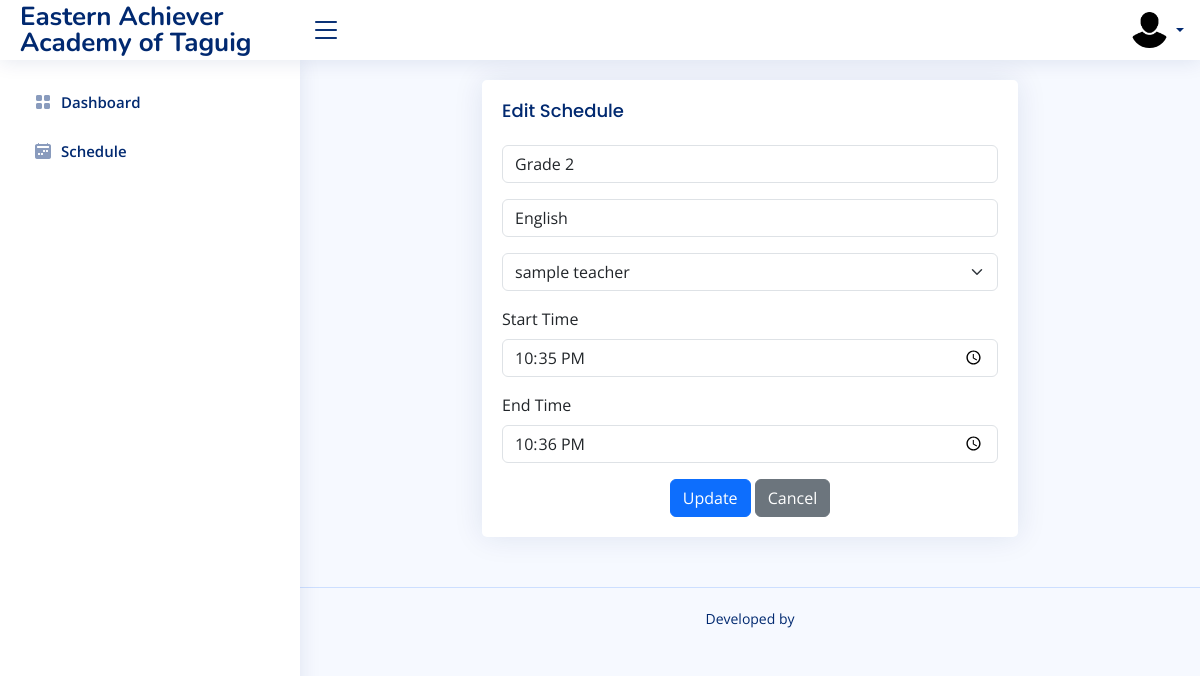
The page /registrar/edit_schedule.php?id=3 (signed in) on the database its author committed.
### tables this page shows
CREATE TABLE `schedules` (
  `id` int(11) NOT NULL,
  `grade_level` varchar(50) NOT NULL,
  `subject_name` varchar(100) NOT NULL,
  `teacher_id` int(11) NOT NULL,
  `start_time` time NOT NULL,
  `end_time` time NOT NULL
);

### registrar/edit_schedule.php (the view, shortened to what this page needs)
<?php
include 'config.php';
$registrar_id = $_SESSION['registrar_id'];
if(!isset($registrar_id)){
   header('location:login.php');
}
else{
?>
<!DOCTYPE html>
<html lang="en">
<head>
  <?php include 'asset.php';?>
</head>
<body>
<?php
    include 'header.php';
    include 'sidebar.php';
    if(isset($_GET['id'])) {
        $schedule_id = $_GET['id'];
        $sql = "SELECT * FROM schedules WHERE id = :schedule_id";
        $query = $conn->prepare($sql);
        $query->bindParam(':schedule_id', $schedule_id, PDO::PARAM_INT);
        $query->execute();
        $schedule = $query->fetch(PDO::FETCH_ASSOC);
    }
?>
<main id="main" class="main">
    <div class="container">
    <div class="row justify-content-center">
      <div class="col-md-8">
        <div class="card">
            <div class="card-body">
                <h5 class="card-title">Edit Schedule</h5>
                <form class="row g-3"  method="post" name="edit_schedule">
                    <div class="col-md-12">
                        <input type="text" class="form-control" placeholder="Grade Level" name="grade_level" value="<?php echo $schedule['grade_level']; ?>">
                    </div>
                    <div class="col-md-12">
                        <input type="text" class="form-control" placeholder="Subject Name" name="subject_name" value="<?php echo $schedule['subject_name']; ?>">
                    </div>
                    <div class="col-md-12">
                        <select id="teacher" class="form-select" name="teacher_id" required>
                            <?php
                                $sql = "SELECT * FROM users WHERE role = 'teacher'";
                                $result = $conn->query($sql);
                                while($row = $result->fetch(PDO::FETCH_ASSOC)) {
                                    $selected = ($row['id'] == $schedule['teacher_id']) ? "selected" : "";
                                    echo "<option value='" . $row['id'] . "' $selected>" . $row['first_name'] . " " . $row['last_name'] . "</option>";
                                }
                            ?>
                        </select>
                    </div>
                    <div class="col-md-12">
                        <label for="start_time" class="form-label">Start Time</label>
                        <input type="time" class="form-control" id="start_time" name="start_time" value="<?php echo $schedule['start_time']; ?>" required>
                    </div>
                    <div class="col-md-12">
                        <label for="end_time" class="form-label">End Time</label>
                        <input type="time" class="form-control" id="end_time" name="end_time" value="<?php echo $schedule['end_time']; ?>" required>
                    </div>
                    <div class="text-center">
                        <button type="submit" class="btn btn-primary" name="edit_schedule">Update</button>
                        <a href="schedule.php" class="btn btn-secondary">Cancel</a>
                    </div>
                </form>
                </div>
        </div>
            </div>
        </div>
    </div>
</main>
<?php
    include 'footer.php';
?>
</body>
</html>
<?php } ?>

### assets/css/style.css (style rules this page uses)
:root { scroll-behavior: smooth; }
body { font-family: "Open Sans", sans-serif; background: #f6f9ff; color: #444444; }
a { color: #4154f1; text-decoration: none; }
h1, h2, h3, h4, h5, h6 { font-family: "Nunito", sans-serif; }
#main { margin-top: 60px; padding: 20px 30px; transition: all 0.3s; }
.card { margin-bottom: 30px; border: none; border-radius: 5px; box-shadow: 0px 0 30px rgba(1, 41, 112, 0.1); }
.card-title { padding: 20px 0 15px 0; font-size: 18px; font-weight: 500; color: #012970; font-family: "Poppins", sans-serif; }
.card-body { padding: 0 20px 20px 20px; }
@media (min-width: 1200px) { #main, #footer { margin-left: 300px; } }

### rows shown on the page
schedules: grade_level "Grade 2", subject_name "English", start_time "22:35:00", end_time "22:36:00"

### other values the page prints
form field teacher_id "sample teacher"
